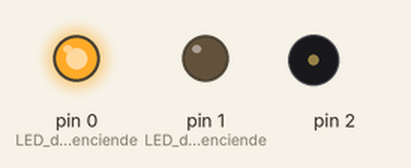
The sketch below on a simulated Arduino Uno, built with avr-gcc and run on an emulated ATmega328P. Parts: output pins drawn as LEDs (lit = HIGH), buzzer (waves = sounding).

Above: at 0.5 s.
At 8.8 s:
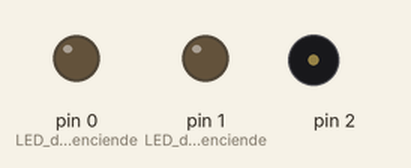
At 16.32 s:
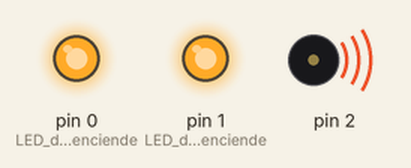
Timing chart, 0 to 17.9 s (numbered marks = the images above):
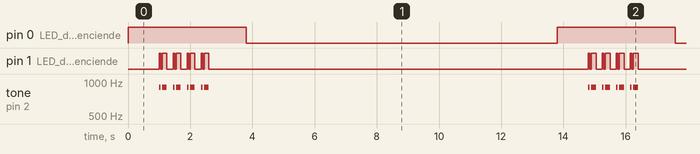

Measured:
- by itself, pin 0 (LED_de_actividad_enciende): alternates HIGH for 3.8 s and LOW for 10.0 s
- by itself, pin 1 (LED_de_actividad_enciende): repeats every 13.8 s: LOW 0.05 s, HIGH 0.15 s, LOW 0.20 s, HIGH 0.05 s, LOW 0.05 s, HIGH 0.15 s, LOW 0.20 s, HIGH 0.05 s, LOW 0.05 s, HIGH 0.15 s, LOW 0.20 s, HIGH 0.05 s, LOW 0.05 s, HIGH 0.15 s, LOW 12.2 s, HIGH 0.05 s
- by itself, tone on pin 2: repeats every 13.8 s: silent 0.05 s, 900 Hz 0.15 s, silent 0.20 s, 900 Hz 0.05 s, silent 0.05 s, 900 Hz 0.15 s, silent 0.20 s, 900 Hz 0.05 s, silent 0.05 s, 900 Hz 0.15 s, silent 0.20 s, 900 Hz 0.05 s, silent 0.05 s, 900 Hz 0.15 s, silent 12.2 s, 900 Hz 0.05 s

The sketch:

minibalizaradio.ino
```cpp
void setup()
  {
  pinMode(0, OUTPUT); //LED de actividad enciende cuando emite señal de audio
  pinMode(1, OUTPUT); //LED de actividad enciende cuando hay transmision
  }

void loop()
  {
  digitalWrite(0, HIGH); // activo el PTT
  delay(1000);           // espero 1 segundo
  mensaje();          // se emite el mensaje telegrafico
  delay(1000);           // espero 1 segundo
  digitalWrite(0, LOW);  // desactivo el PTT
  delay(10000);          // espero 1O segundos y comienza de nuevo
  }
void mensaje()
  {
  punto();raya();espacio();
  punto();raya();espacio();
  punto();raya();espacio();
  punto();raya();espacio();
  }

void espacio()
  {
  delay(150);
  }

void punto()
  {
  digitalWrite(1, HIGH);
  tone(2,900);
  delay(50);
  digitalWrite(1, LOW);
  noTone(2);
  delay(50);
  }

void raya()
  {
  digitalWrite(1, HIGH);
  tone(2,900);
  delay(150);
  digitalWrite(1, LOW);
  noTone(2);
  delay(50);
  }
```
